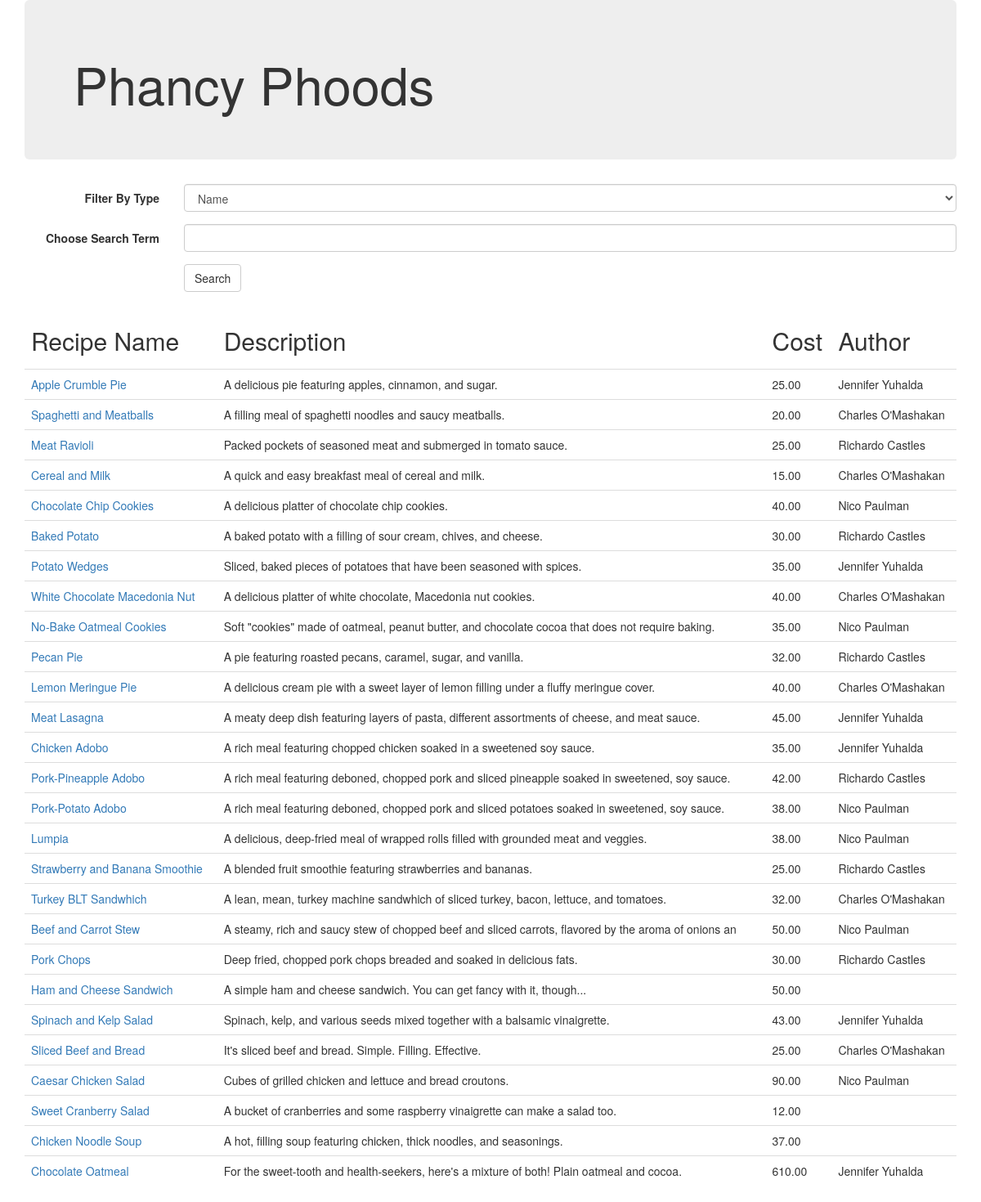
Page /cart.php on the earlier database version.
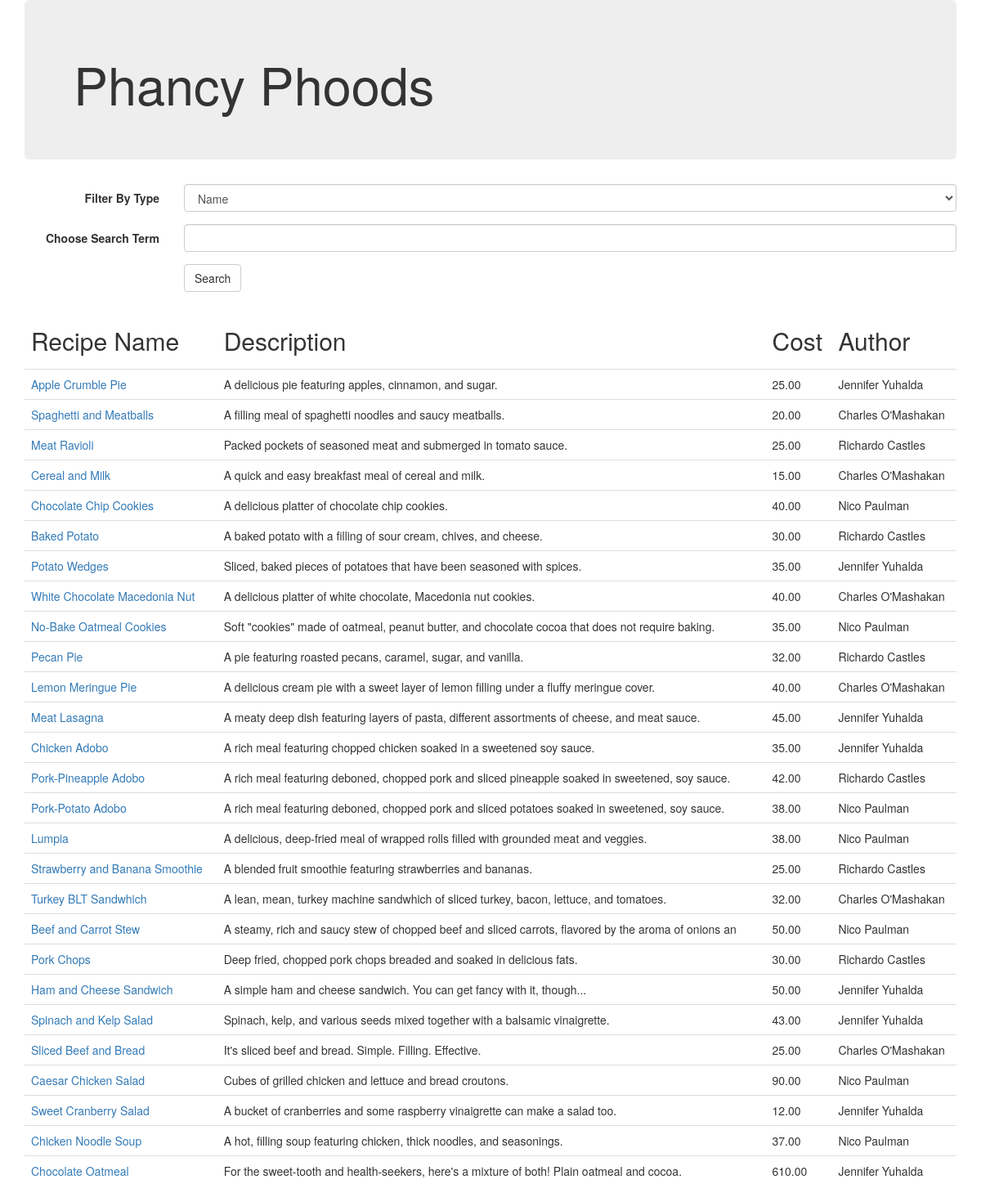
Same page on the later database version.
### tables this page shows
CREATE TABLE `Recipe` (
  `recipe_id` int(11) NOT NULL AUTO_INCREMENT,
  `name` varchar(30) NOT NULL,
  `description` varchar(100) NOT NULL,
  `price` float(5,2) NOT NULL,
  `author_id` int(11) NOT NULL,
  `type_id` int(11) NOT NULL,
  PRIMARY KEY (`recipe_id`)
);

CREATE TABLE `Author` (
  `author_id` int(11) NOT NULL AUTO_INCREMENT,
  `auth_name` varchar(30) NOT NULL,
  `biography` varchar(100) NOT NULL,
  PRIMARY KEY (`author_id`)
);

### cart.php (the view, shortened to what this page needs)
<!DOCTYPE html>
<html>
    <head>
        <link href="https://maxcdn.bootstrapcdn.com/bootstrap/3.3.7/css/bootstrap.min.css" rel="stylesheet">
    </head>
    <body>
          <div class="container">
         <div class="jumbotron vertical-center">
              <h1>Phancy Phoods</h1>
         </div>
          </div>
  <div class="container">
      <form method="POST" role="form" class="form-horizontal">
  <div class="form-group">
    <label for="type" class="col-sm-2 control-label">Filter By Type</label>
     <div class="col-sm-10">
    <select name="type" class="form-control">
       <option value="name" selected="selected">Name</option>
    </select>
    </div>
  </div>
  <div class="form-group">
    <label for="texty" class="col-sm-2 control-label">Choose Search Term</label>
    <div class="col-sm-10">
      <input type="text" class="form-control" name="texty">
    </div>
  </div>
  <div class="form-group">
    <div class="col-sm-offset-2 col-sm-10">
      <button type="submit" class="btn btn-default">Search</button>
    </div>
  </div>
</form>
       <?php
        $conn = getDataBaseconnection('Recipes');
        if (isset($_POST["texty"]) and $type == "author")
        {
           $sql = "SELECT * FROM  Recipe
		            LEFT JOIN Author ON Recipe.author_id=Author.author_id
		            WHERE Author.auth_name LIKE '$text'
		            ";
        }
         else if(isset($_POST["texty"]) and (isset($_POST["type"])))
        {
           $sql = "SELECT * FROM  Recipe
		            LEFT JOIN Author ON Recipe.author_id=Author.author_id
		            WHERE $type LIKE '$text'
		            ";
        }
        else
        {
           $sql = " SELECT * FROM Recipe
                    LEFT JOIN Author ON Recipe.author_id=Author.author_id";
        }
        $stmt = $conn -> prepare ($sql);
        $stmt -> execute ();
        $records = $stmt->fetchALL(PDO::FETCH_ASSOC);
        echo "<table class='table'>";
         echo " <thead><tr><td><h2>Recipe Name</h2></td><td><h2>Description</h2></td><td><h2>Cost</h2></td><td><h2>Author</h2></td></tr></thead>";
        foreach($records as $record){
        echo "<tr><td>" . "<a href='recipes/" . $record['name'] . ".php'>". $record['name']. "</a>". "</td><td>" . $record['description'] . "</td><td>" . $record['price'] . "</td><td>" . $record['auth_name'] . "</td></tr>";
}
   echo "</table>";
?>
</div>
    </body>
</html>

Differences in the rows shown:
changed recipe "Ham and Cheese Sandwich": author.auth_name (not shown) → "Jennifer Yuhalda"
changed recipe "Sweet Cranberry Salad": author.auth_name (not shown) → "Jennifer Yuhalda"
changed recipe "Chicken Noodle Soup": author.auth_name (not shown) → "Nico Paulman"
